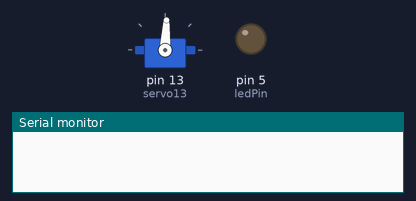
The sketch below on a simulated Arduino Uno, built with avr-gcc and run on an emulated ATmega328P. On the bench: servo, output pins drawn as LEDs (lit = HIGH), the last lines printed to the serial monitor.

Above: at 0.05 s.
At 3.7 s:
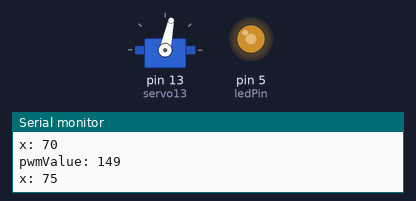
At 7.4 s:
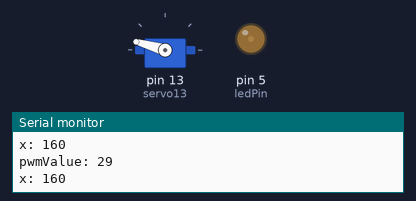
At 14.8 s:
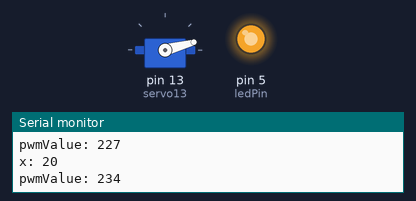
Timing chart, 0 to 19.2 s (numbered marks = the images above):
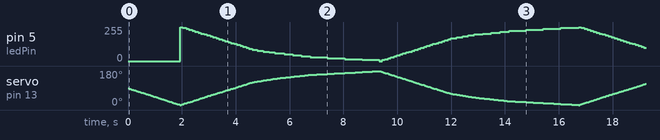

The sketch:

imomushi_1014_oneside.ino
```cpp
#include <VarSpeedServo.h>

VarSpeedServo servo13;

const int ledPin = 5; // LEDのピン番号

void setup() {
  servo13.attach(13);
  pinMode(ledPin, OUTPUT);
  Serial.begin(9600);
}

void loop() {
  // サーボを動かしつつLEDの明るさを変える
  for(int x = 0; x <= 120; x += 5) {
    servo13.write(x, 30, true);
    int pwmValue = 255L - (255L * x) / 180L;
    Serial.print("pwmValue: ");
    Serial.println(pwmValue);  // この行を追加
    Serial.print("x: ");
    Serial.println(x);  // この行を追加
    analogWrite(ledPin, pwmValue);
  }

  for(int x = 120; x <= 140; x += 5) {
    servo13.write(x, 15, true);
    int pwmValue = 255L - (255L * x) / 180L;
    Serial.print("pwmValue: ");
    Serial.println(pwmValue);  // この行を追加
    Serial.print("x: ");
    Serial.println(x);  // この行を追加

    analogWrite(ledPin, pwmValue);
  }

  for(int x = 140; x <= 160; x += 5) {
    servo13.write(x, 10, true);
    int pwmValue = 255L - (255L * x) / 180L;
    Serial.print("pwmValue: ");
    Serial.println(pwmValue);  // この行を追加
    Serial.print("x: ");
    Serial.println(x);  // この行を追加

    analogWrite(ledPin, pwmValue);
  }

  for(int x = 160; x <= 180; x += 5) {
    servo13.write(x, 5, true);
    int pwmValue = 255L - (255L * x) / 180L;
    Serial.print("pwmValue: ");
    Serial.println(pwmValue);  // この行を追加
    Serial.print("x: ");
    Serial.println(x);  // この行を追加

    analogWrite(ledPin, pwmValue);
  }


  // サーボを反対方向に動かしつつLEDの明るさを変える
  for(int x = 180; x >= 60; x -= 5) {
    servo13.write(x, 30, true);
    int pwmValue = 255L - (255L * x) / 180L;
    Serial.print("pwmValue: ");
    Serial.println(pwmValue);  // この行を追加
    Serial.print("x: ");
    Serial.println(x);  // この行を追加

    analogWrite(ledPin, pwmValue);
  }

  for(int x = 60; x >= 40; x -= 5) {
    servo13.write(x, 15, true);
    int pwmValue = 255L - (255L * x) / 180L;
    Serial.print("pwmValue: ");
    Serial.println(pwmValue);  // この行を追加
    Serial.print("x: ");
    Serial.println(x);  // この行を追加

    analogWrite(ledPin, pwmValue);
  }

  for(int x = 40; x >= 20; x -= 5) {
    servo13.write(x, 10, true);
    int pwmValue = 255L - (255L * x) / 180L;
    Serial.print("pwmValue: ");
    Serial.println(pwmValue);  // この行を追加
    Serial.print("x: ");
    Serial.println(x);  // この行を追加

    analogWrite(ledPin, pwmValue);
  }

  for(int x = 20; x >= 0; x -= 5) {
    servo13.write(x, 5, true);
    int pwmValue = 255L - (255L * x) / 180L;
    Serial.print("pwmValue: ");
    Serial.println(pwmValue);  // この行を追加
    Serial.print("x: ");
    Serial.println(x);  // この行を追加

    analogWrite(ledPin, pwmValue);
  }

}
```
